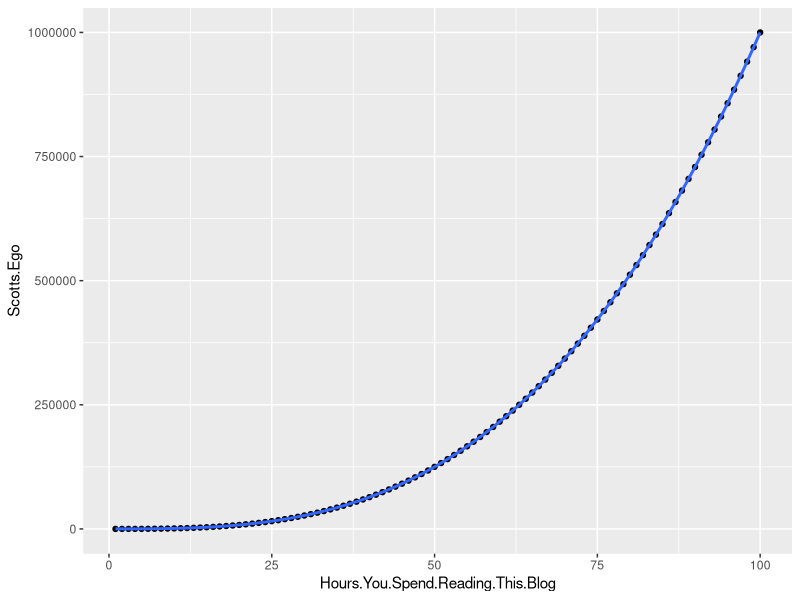

Reproduce this figure in R.
## ---- chunk 1
knitr::opts_chunk$set(collapse = TRUE, out.width = "100%")


library(ggplot2)
#data <- read.csv("C:/Users/scott/Desktop/Blogdown Test Data.csv")
data <- read.csv("Blogdown Test Data.csv")
ggplot(data, aes(y=Scotts.Ego, x=Hours.You.Spend.Reading.This.Blog))+geom_point()+geom_smooth(method = lm, formula = y ~ splines::bs(x, 3))
